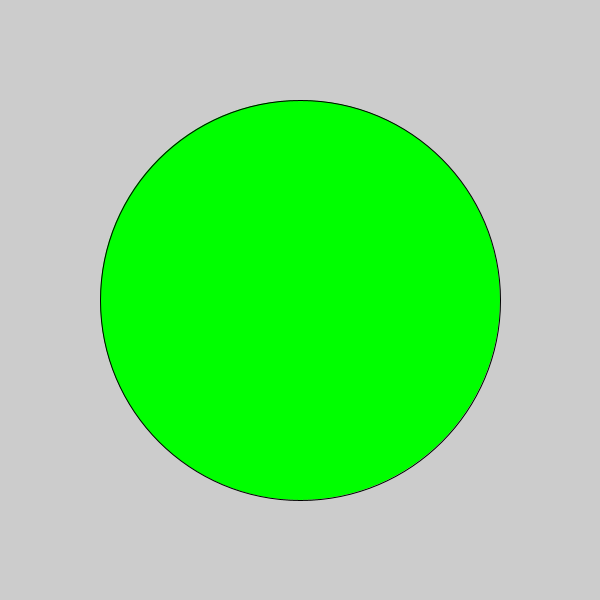
Frame 1 (no input)
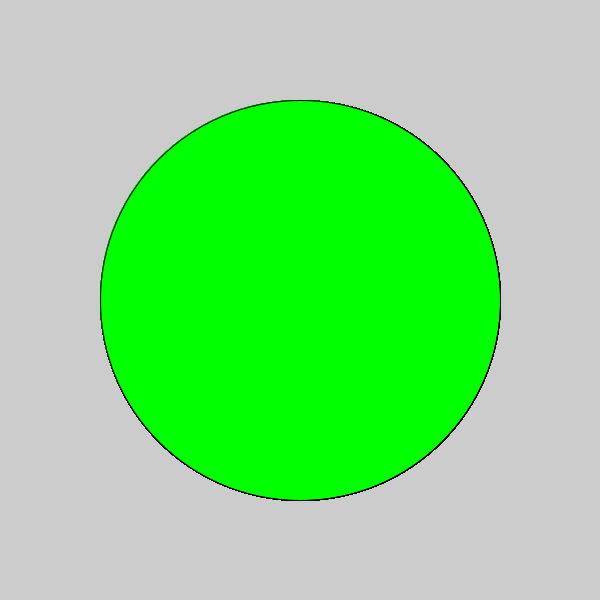
Frame 60 (the mouse pressed at the canvas centre just before this capture)
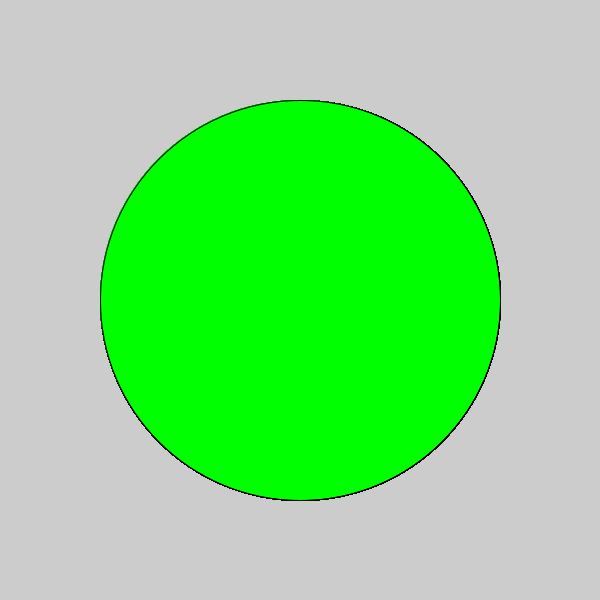
Frame 120 (the mouse held since frame 60 and released just before this capture)

The Processing sketch that drew these frames (run headless with seeded random() and noise(); from frame 60 on, the mouse is pressed at the canvas centre):

// Processing sketch: healthColorLerp
// ── healthColorLerp.pde
color full = color(0, 255, 0);
color dead = color(255, 0, 0);

float health = 100;
color current;

boolean menuOpen = false;

void setup() {
  size(600, 600);
  current = full;
}


void draw() {

  float pos = health/100;
  current = lerpColor(dead, full, pos);


  fill(current);
  circle(300, 300, 400);
  if (menuOpen == false) {
    //move tiles
  }
}

void mouseClicked() {
  if(menuOpen == true){
  //code to check if buttonA was clicked on
  }
}

void keyPressed() {
  health -= 10;
}
